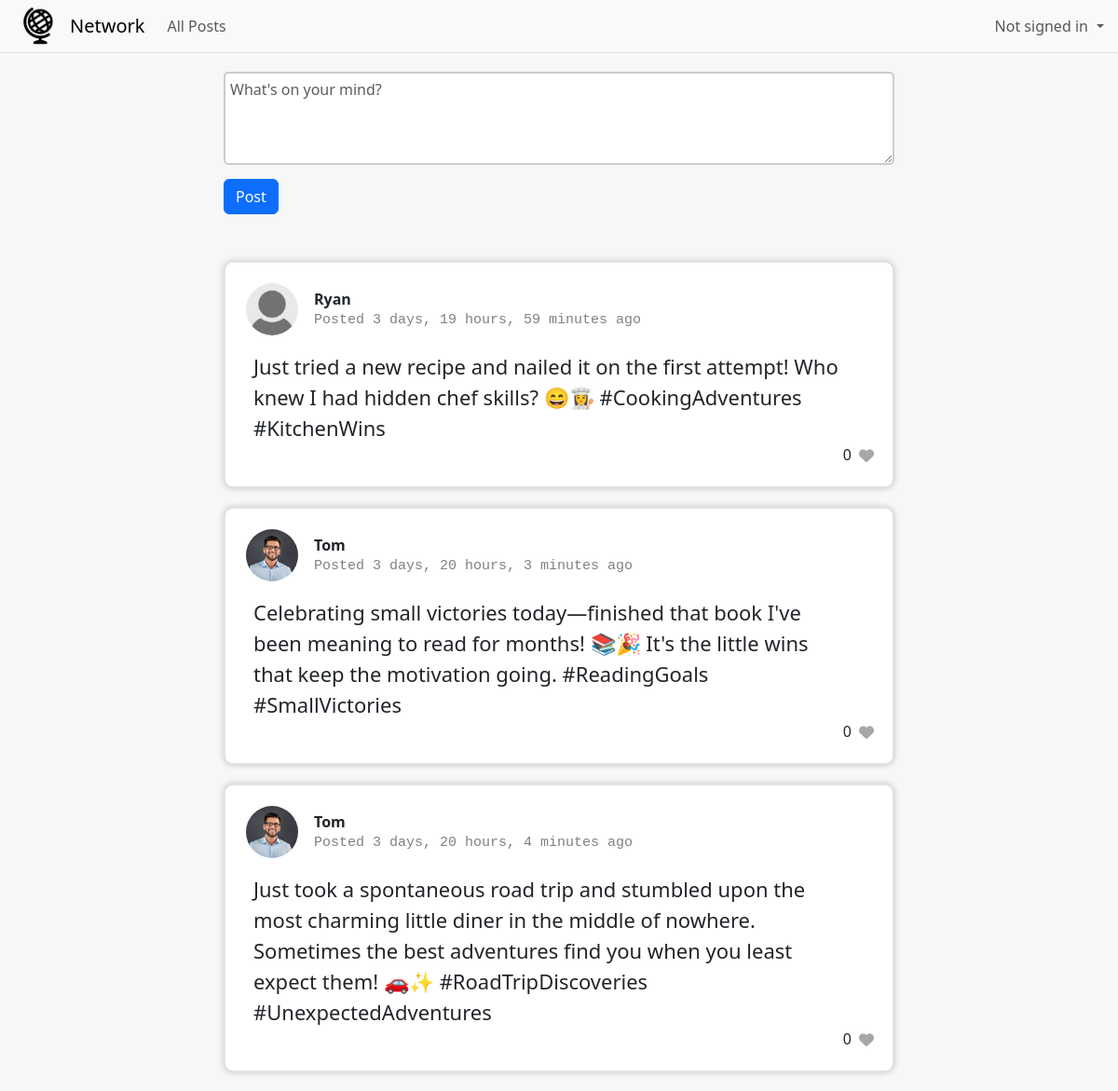
The app's page /, older data.
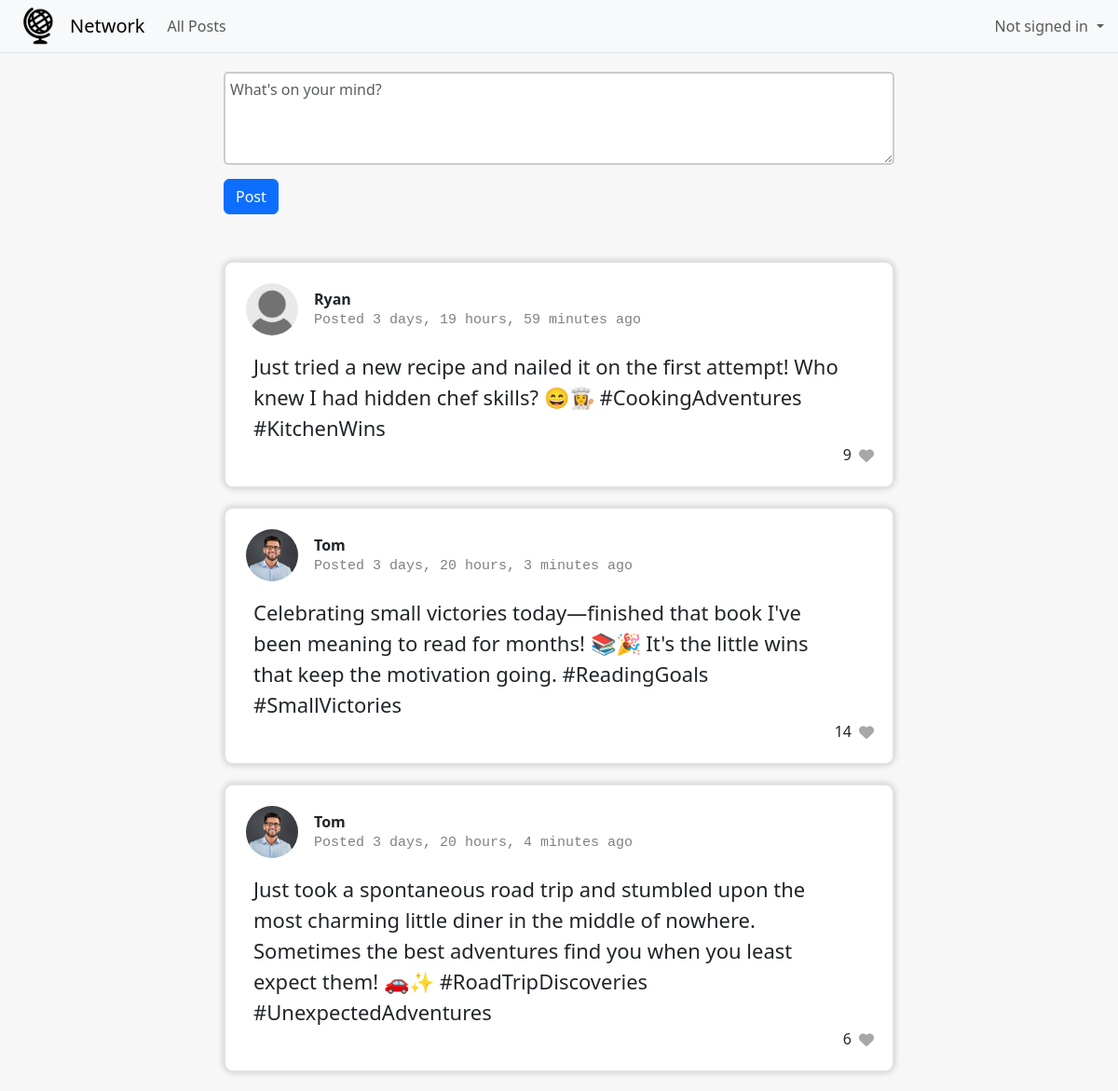
The same page, newer data.
### network/models.py (models this page shows, shortened)
class Post(models.Model):
    user = models.ForeignKey(User, on_delete=models.CASCADE, related_name="posts")
    timestamp = models.DateTimeField(auto_now_add=True)
    body = models.TextField(blank=False)
    likes = models.IntegerField(default=0)
    liked_by = models.ManyToManyField(User, related_name='liked_posts', blank=True, null=True)

class User(AbstractUser):
    pass

class Profile(models.Model):
    user = models.OneToOneField(User, on_delete=models.CASCADE, related_name="profile")
    name = models.CharField(max_length=200, null=True, blank=True)
    bio = models.TextField(null=True, blank=True)
    picture = models.ImageField(upload_to='profile-pics', default='profile-pics/default.jpg')

### network/views.py (the view)
# urls.py: path("", views.index, name="index"),
def index(request):
    if request.method == "POST":
        posting_user = request.user
        post_body = request.POST.get('post-body')
        post = Post(user=posting_user, body=post_body)
        post.save()
        return render(request, "network/index.html", {
            "posts": Post.objects.all().order_by('-timestamp')
        })
    else:
        return render(request, "network/index.html", {
            "posts": Post.objects.all().order_by('-timestamp')
        })

### network/templates/network/index.html (shortened to what this page needs)
{% extends "network/layout.html" %}
{% block body %}
    <div class="all-content">
        <div style="position: absolute">
            <form class="centered-form" method="POST" action="{% url 'index' %}">
                <div style="padding-bottom: 50px;">
                    <div class="form-group">
                        <textarea class="form-control" id="post-body" name="post-body" placeholder="What's on your mind?" style="margin-top: 20px; height: 100px;"></textarea>
                    </div>
                    <input class="btn btn-primary" type="submit" value="Post" style="left: 0px;">
                </div>
            </form>
            {% for post in posts %}
                <div class="post-container">
                    <div class="post-profile">
                        <a href="{% url 'profile' user_id=post.user.id %}">
                            <img src="{{ MEDIA_URL }}{{ post.user.profile.picture }}" alt="Profile Picture" class="nav-profile-picture" style="width: 60px; height: 60px; cursor: pointer">
                        </a>
                        <div class="profile-info">
                            <strong>{{ post.user.username }}</strong>
                            <p id="time-since-post">Posted <span class="time-since-post" data-created="{{ post.timestamp.isoformat }}"></span></p>
                        </div>
                    </div>
                    <div class="post-body">{{ post.body }}</div>
                    <div class="post-likes">
                        <span class="like-counter" data-like-counter="{{ post.id }}">{{ post.likes }}</span>
                        <div class="heart" data-post-id="{{ post.id }}">
                            <i class="fas fa-heart"></i>
                        </div>
                    </div>
                </div>
            {% endfor %}
        </div>
    </div>
{% endblock %}

### network/templates/network/layout.html (shortened to what this page needs)
{% load static %}
<!DOCTYPE html>
<html lang="en">
    <head>
        <link href="https://cdn.jsdelivr.net/npm/bootstrap@5.3.2/dist/css/bootstrap.min.css" rel="stylesheet">
        <link href="{% static 'network/styles.css' %}" rel="stylesheet">
    </head>
    <body>
        <nav class="navbar navbar-expand-lg bg-body-tertiary fixed-top border-bottom border-body">
            <div class="container-fluid">
                <img src="{{ MEDIA_URL }}logo.png" alt="logo" height="40" class="d-inline-block align-text-top" style="margin-right: 8px; margin-left: 10px; padding: 0px;">
                <a class="navbar-brand" style="padding-left: 5px">Network</a>
                <div class="collapse navbar-collapse" id="navbarNavDropdown">
                    <ul class="navbar-nav">
                        <li class="nav-item">
                            <a class="nav-link" aria-current="page" href="{% url 'index' %}">All Posts</a>
                        </li>
                        <li class="nav-item dropdown" style="position: absolute; right: 15px; margin: 0;">
                            <a class="nav-link dropdown-toggle" role="button" data-bs-toggle="dropdown" aria-expanded="false" style="display: flex; align-items: center; padding: 0px;">
                                {% if request.user.is_authenticated %}
                                    <img src="{{ MEDIA_URL }}{{ request.user.profile.picture }}" alt="Profile Picture" class="nav-profile-picture d-inline-block align-text-top">
                                    <span style="padding-right: 5px;">Signed in as <strong>{{ request.user.username }}</strong></span>
                                {% else %}
                                    <span style="line-height: 40px; display: flex; align-items: center; padding-right: 5px;">Not signed in</span>
                                {% endif %}
                            </a>
                        </li>
                    </ul>
                </div>
            </div>
        </nav>
        <div class="body">
            {% block body %}
            {% endblock %}
        </div>
    </body>
</html>

### network/static/network/styles.css (style rules this page uses)
body { padding-top: 57px; padding-left: 20px; padding-right: 20px; background-color: #f7f7f7; }
.all-content { width: 60vw; margin: 0 auto; position: relative; }
.centered-form { display: flex; flex-direction: column; align-items: center; }
.form-group { width: 60vw; display: flex; flex-direction: column; align-items: flex-start; margin-bottom: 15px; }
.form-control { padding: 5px; border-radius: 5px; border: none; border: solid 1px #ccc; background-color: white; border-width: 2px; }
.nav-profile-picture { margin-top: 0px; margin-right: 15px; width: 40px; height: 40px; border-radius: 50%; overflow: hidden; border: 2px solid white; object-fit: cover; }
.post-container { padding: 20px; margin-bottom: 20px; border: solid 2px rgb(226, 226, 226); border-radius: 10px; background-color: white; box-shadow: 0 0 7px rgba(0, 0, 0, 0.2); }
.post-profile { display: flex; margin-bottom: 15px; }
.profile-info { display: flex; flex-direction: column; justify-content: center; }
#time-since-post { margin: 0px; font-family: 'Courier New', Courier, monospace; color: grey; font-size: 15px; }
.post-body { padding-left: 10px; padding-right: 30px; font-size: 22px; font-weight: 300; }
.post-likes { display: flex; align-items: center; justify-content: flex-end; }
.like-counter { margin-right: 8px; padding-bottom: 2px; }
.heart { display: flex; color:#a7a7a7; cursor: pointer; }

Row changes from the older to the newer data that the page shows:
changed Post "Ryan": likes "0" → "9"
changed Post (number 2 of 3 on the later page): likes "0" → "14"
changed Post (number 3 of 3 on the later page): likes "0" → "6"
